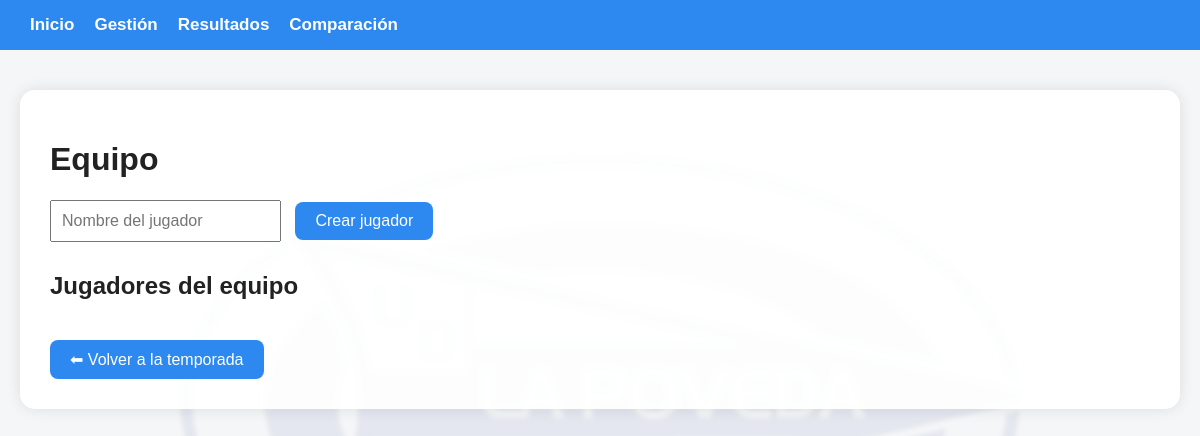
Before: /equipo/45 with the older database file.
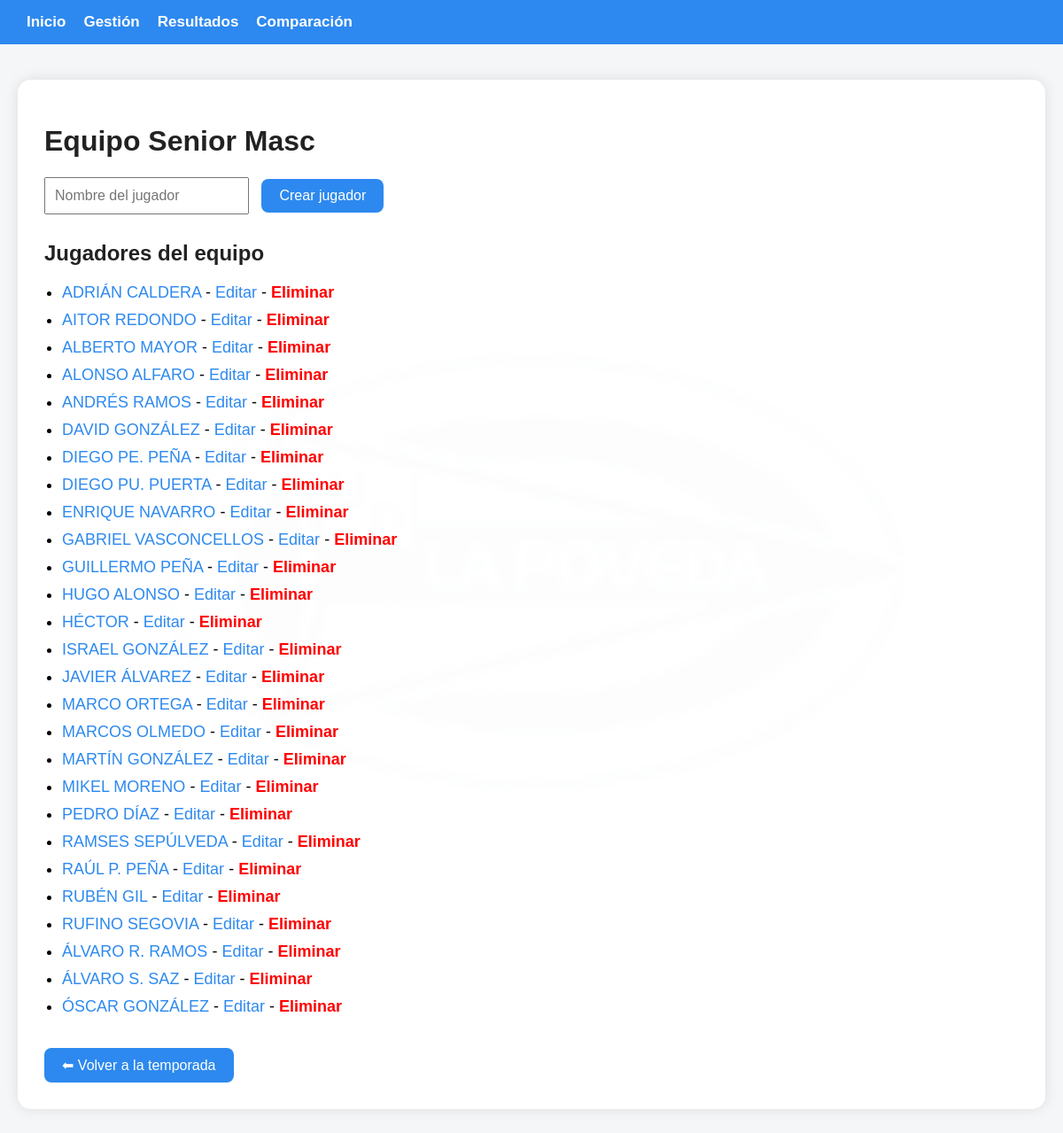
After: the same page with the newer database file.
### tables this page shows
CREATE TABLE equipos (
        id INTEGER PRIMARY KEY AUTOINCREMENT,
        nombre TEXT NOT NULL,
        codigo_equipo INTEGER,
        temporada_id INTEGER NOT NULL,
        FOREIGN KEY (temporada_id) REFERENCES temporadas(id)
    );

CREATE TABLE jugadores (
        id INTEGER PRIMARY KEY AUTOINCREMENT,
        nombre TEXT,
        equipo_id INTEGER,
        FOREIGN KEY (equipo_id) REFERENCES equipos(id)
    );

### webapp/app.py (the view)
@app.route("/equipo/<int:equipo_id>", methods=["GET", "POST"])
def ver_equipo(equipo_id):
    equipo = obtener_equipo_por_id(equipo_id)
    if request.method == "POST":
        nombre_jugador = request.form["nombre_jugador"].strip()
        if nombre_jugador:
            insertar_jugador(nombre_jugador, equipo_id)
        return redirect(url_for("ver_equipo", equipo_id=equipo_id))
    jugadores = obtener_jugadores_por_equipo(equipo_id)
    return render_template(
        "equipo.html",
        equipo=equipo,
        jugadores=jugadores
    )

### webapp/db.py (called while the page is built)
def conectar():
    return sqlite3.connect(DB_PATH)

def obtener_equipo_por_id(equipo_id):
    conn = conectar()
    cursor = conn.cursor()
    cursor.execute("SELECT id, nombre, temporada_id FROM equipos WHERE id = ?", (equipo_id,))
    dato = cursor.fetchone()
    conn.close()
    return dato

def obtener_jugadores_por_equipo(equipo_id):
    conn = conectar()
    cursor = conn.cursor()
    cursor.execute("""
        SELECT id, nombre
        FROM jugadores
        WHERE equipo_id = ?
        ORDER BY nombre
    """, (equipo_id,))
    datos = cursor.fetchall()
    conn.close()
    return datos

### webapp/templates/equipo.html (shortened to what this page needs)
{% extends "base.html" %}
{% block content %}
    <h1>Equipo {{ equipo[1] }}</h1>
    <form method="POST">
        <input type="text" name="nombre_jugador" placeholder="Nombre del jugador" required>
        <button type="submit">Crear jugador</button>
    </form>
    <h2>Jugadores del equipo</h2>
    <ul>
        {% for jugador in jugadores %}
            <li>
                <a href="/jugador/{{ jugador[0] }}">{{ jugador[1] }}</a>
                -
                <a href="/editar_jugador/{{ jugador[0] }}">Editar</a>
                -
                <a href="/eliminar_jugador/{{ jugador[0] }}"
                   onclick="return confirm('¿Eliminar jugador?')"
                   style="color:red; font-weight:bold;">
                   Eliminar
                </a>
            </li>
        {% endfor %}
    </ul>
    <a class="volver btn" href="/temporada/{{ equipo[2] }}">⬅ Volver a la temporada</a>
{% endblock %}

Changed rows visible on the page:
added equipos: nombre "Senior Masc"
added jugadores: nombre "ADRIÁN CALDERA"
added jugadores: nombre "AITOR REDONDO"
added jugadores: nombre "ALBERTO MAYOR"
added jugadores: nombre "ALONSO ALFARO"
added jugadores: nombre "ANDRÉS RAMOS"
added jugadores: nombre "DAVID GONZÁLEZ"
added jugadores: nombre "DIEGO PE. PEÑA"
added jugadores: nombre "DIEGO PU. PUERTA"
added jugadores: nombre "ENRIQUE NAVARRO"
added jugadores: nombre "GABRIEL VASCONCELLOS"
added jugadores: nombre "GUILLERMO PEÑA"
added jugadores: nombre "HUGO ALONSO"
added jugadores: nombre "HÉCTOR"
added jugadores: nombre "ISRAEL GONZÁLEZ"
added jugadores: nombre "JAVIER ÁLVAREZ"
added jugadores: nombre "MARCO ORTEGA"
added jugadores: nombre "MARCOS OLMEDO"
added jugadores: nombre "MARTÍN GONZÁLEZ"
added jugadores: nombre "MIKEL MORENO"
added jugadores: nombre "PEDRO DÍAZ"
added jugadores: nombre "RAMSES SEPÚLVEDA"
added jugadores: nombre "RAÚL P. PEÑA"
added jugadores: nombre "RUBÉN GIL"
added jugadores: nombre "RUFINO SEGOVIA"
added jugadores: nombre "ÁLVARO R. RAMOS"
added jugadores: nombre "ÁLVARO S. SAZ"
added jugadores: nombre "ÓSCAR GONZÁLEZ"
